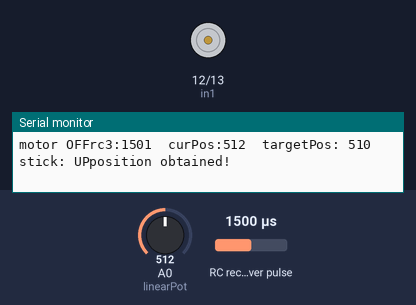
Recording of a sketch running on a simulated Arduino Uno, built with avr-gcc and run on an emulated ATmega328P. Parts: motor-driver pin pairs drawn as motors (green arrow = first pin HIGH = forward, orange = second pin HIGH = backward, longer = more drive, scaled by the enable pin), the last lines printed to the serial monitor. Wiring (inferred from the names in the program): RC receiver channel: data pin 6. The test bench sets the inputs (shaded band); at power-on: RC receiver pulse 1500 µs, A0 (linearPot) = 512.

Above: at 1.2 s.
1.3 s: RC receiver pulse (sensor on pin 6) set to 1463 µs
At 1.8 s:
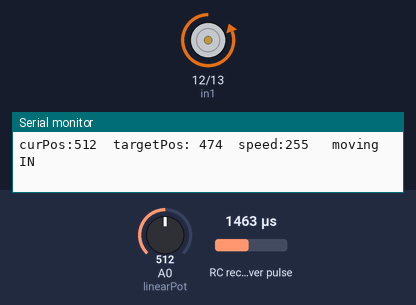
2.9 s: A0 (linearPot) set to 480
At 4.1 s:
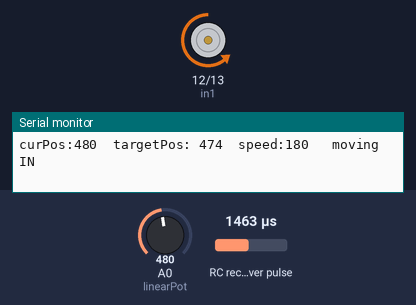
4.4 s: RC receiver pulse (sensor on pin 6) set to 1449 µs
At 5.6 s:
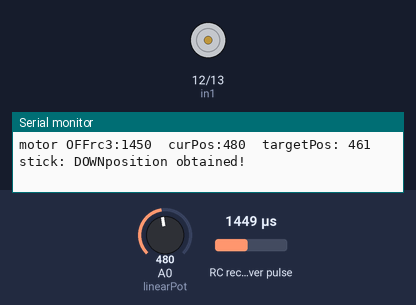
7.4 s: A0 (linearPot) set to 306
At 8.6 s:
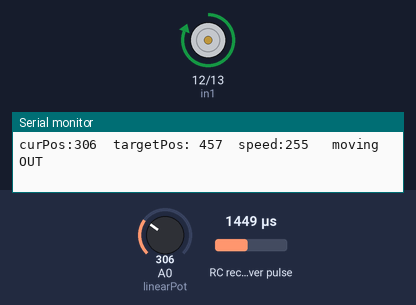
8.9 s: RC receiver pulse (sensor on pin 6) set to 1020 µs
At 9.3 s:
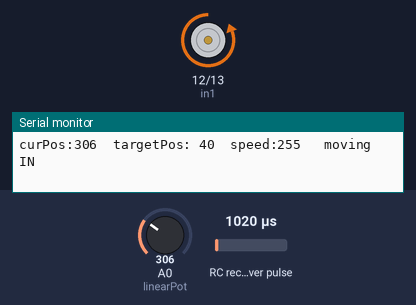
Timing chart, 0 to 11.5 s (numbered marks = the images above; inputs shaded):
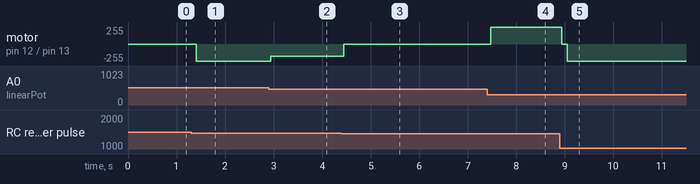

Measured:
- the behaviour switches between 1480 and 1479 µs on RC receiver pulse (sensor on pin 6) (found by bisection; images 0 and 1)
- the behaviour switches between 499 and 498 on A0 (linearPot) (found by bisection; images 1 and 2)
- the behaviour switches between 1457 and 1456 µs on RC receiver pulse (sensor on pin 6) (found by bisection; images 2 and 3)
- after the input at 1.3 s, motor on pin 12 (in1) / pin 13 (in2): stopped → backward 255/255 after 0.10 s
- after the input at 2.9 s, motor on pin 12 (in1) / pin 13 (in2): backward 255/255 → backward 180/255 at once
- after the input at 4.4 s, motor on pin 12 (in1) / pin 13 (in2): backward 180/255 → stopped at once
- after the input at 7.4 s, motor on pin 12 (in1) / pin 13 (in2): stopped → forward 255/255 after 0.07 s
- after the input at 8.9 s, motor on pin 12 (in1) / pin 13 (in2): forward 255/255 → stopped at once, → backward 255/255 0.11 s later

The sketch:

RC_LinearServo.ino
```cpp
/*

    Example code to add a servo interface to a standard linear actuator
    using a linear pot, L298N driver board, Arduino, and a typical RC Controller

    two things to verify before you run this..
      1) that stick up makes the actuator travel out
      2) that the pot increases in resistance (higher number) as it travels out

    these can be easily reversed if your wires are flipped. you will destroy your pot
    if the readings are backwards.

    materials:
    ---------------------------------------------------------------------------------------
    driver board:
        https://www.amazon.com/s/ref=nb_sb_noss?url=search-alias%3Daps&field-keywords=L298N

    flysky rc controller transmitter and receiver:
        https://www.amazon.com/s/ref=nb_sb_noss_2?url=search-alias%3Daps&field-keywords=fs-t6&rh=i%3Aaps%2Ck%3Afs-t6

    linear pot:
        https://www.amazon.com/gp/product/B019W8J1XC/ref=oh_aui_detailpage_o02_s00?ie=UTF8&psc=1

    linear actuator:
        https://www.amazon.com/gp/product/B00SAXKYPA/ref=oh_aui_detailpage_o07_s03?ie=UTF8&psc=1

*/

#include <stdio.h>

int in1 = 12;
int in2 = 13;
int linearPot = A0;

//the following are ~PWM capable ports
int enable1 = 11;
int rc_channel3 = 6;


void setup() {
  pinMode(rc_channel3, INPUT);
  pinMode(linearPot, INPUT);
  pinMode(in1, OUTPUT);
  pinMode(in2, OUTPUT);
  pinMode(enable1, OUTPUT);
  Serial.begin(9600);
}

void motorOff(){
    Serial.print("motor OFF");
    digitalWrite(in1, LOW);
    digitalWrite(in2, LOW);
    analogWrite(enable1, 0);
}

//if we overshoot we just shutoff, we dont try to hone in by reversing
//direction until perfect..oscillations are worse this isnt exact..
void moveLinearActuatorUntil(int targetPotPos, int rawRCPos){

    char buf[255];
    int speed = 255; //full speed

    if(rawRCPos == 0){
       motorOff();
       Serial.println(" no signal");
       return;
    }

    int curPotPos = analogRead(linearPot);

    if( abs(targetPotPos - curPotPos) <= 25 ){  //any less and we can get seeking
         Serial.println("position obtained!");
         motorOff();
         return;
    }

    bool moveIn =  curPotPos > targetPotPos ? true : false;
    int v1 = moveIn ? LOW : HIGH;
    int v2 = moveIn ? HIGH : LOW;

    while(1){

        int rc3 = pulseIn(rc_channel3, HIGH, 25000);
        curPotPos = analogRead(linearPot);

        //if we lost connection to controller or if user moved joystick then abort this seek of position..
        if(rc3 == 0 || abs(rawRCPos - rc3) > 10){ //how sensitive do you want it to changes in stick position?
            motorOff();
            break;
        }

        if(moveIn){
            if( curPotPos <= targetPotPos){ motorOff(); break; }
        }
        else{
            if( curPotPos >= targetPotPos){ motorOff(); break; }
        }

        //try to slow speed for last bit to increase precision without overshoot/seeking
        //if speed is to small motor will just buzz and not move :-\
        //150 has a buzz..not sure if this extra complexity really helps precision...
        if( abs(curPotPos - targetPotPos) < 25 ) speed = 180;

        sprintf(buf, "curPos:%d  targetPos: %d  speed:%d   %s", curPotPos, targetPotPos, speed, moveIn ? "moving IN" : "moving OUT");
        Serial.println(buf);

        digitalWrite(in1, v1);
        digitalWrite(in2, v2);
        analogWrite(enable1, speed);
    }

    motorOff();

}

void loop() {

  char buf[255];
  int curPotPos = analogRead(linearPot);
  int rc3 = pulseIn(rc_channel3, HIGH, 25000);
  int targetPotPos = map(rc3, 1000, 2000, 20, 1000); //map rc stick position to target slide pot value

  sprintf(buf, "rc3:%d  curPos:%d  targetPos: %d  stick: %s", rc3, curPotPos, targetPotPos, rc3 > 1500 ? "UP" : "DOWN");
  Serial.print(buf);

  moveLinearActuatorUntil(targetPotPos, rc3);

  delay(10);
}
```
